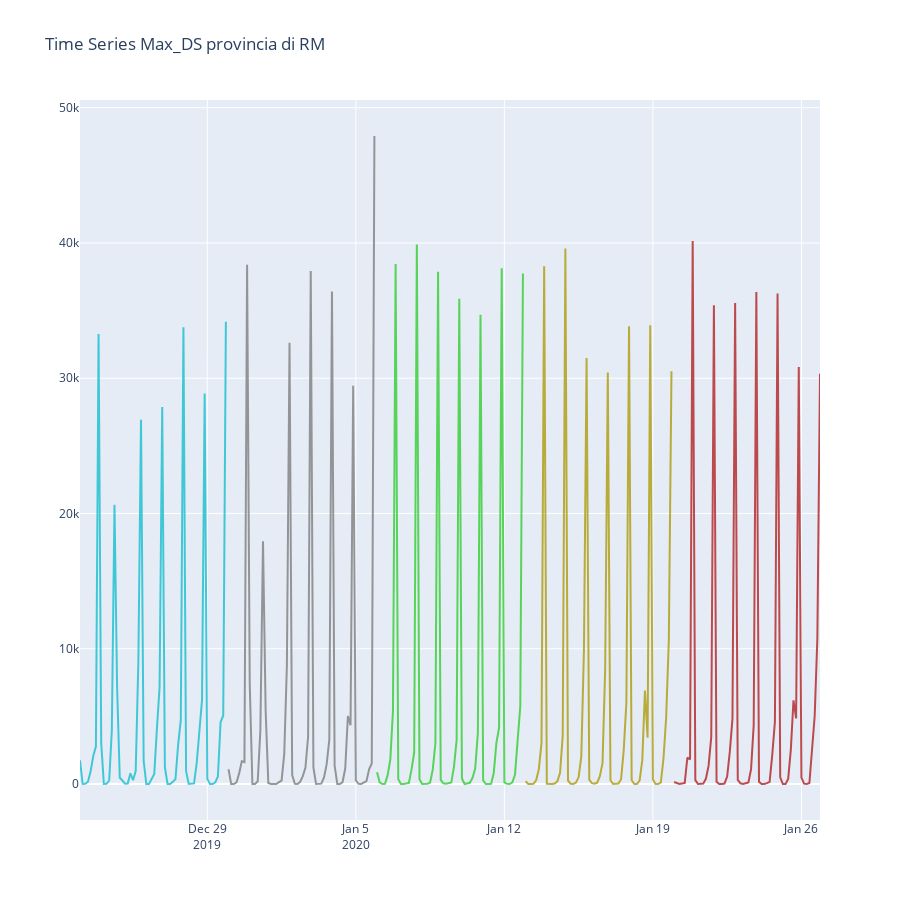

Notebook code for this chart:
### Code cell
#Domenica 5 gennaio 2020, ore 20.45, ROMA-TORINO

fig1 = tools.make_subplots(rows=1, cols=1, specs=[[{}]])

fig1.append_trace(trace1, 1,1)
fig1.append_trace(trace2, 1,1)
fig1.append_trace(trace3, 1,1)
fig1.append_trace(trace4, 1,1)
fig1.append_trace(trace5, 1,1)

fig1['layout'].update( height=900,title='Time Series Max_DS provincia di RM', showlegend=False)

fig1.show()
